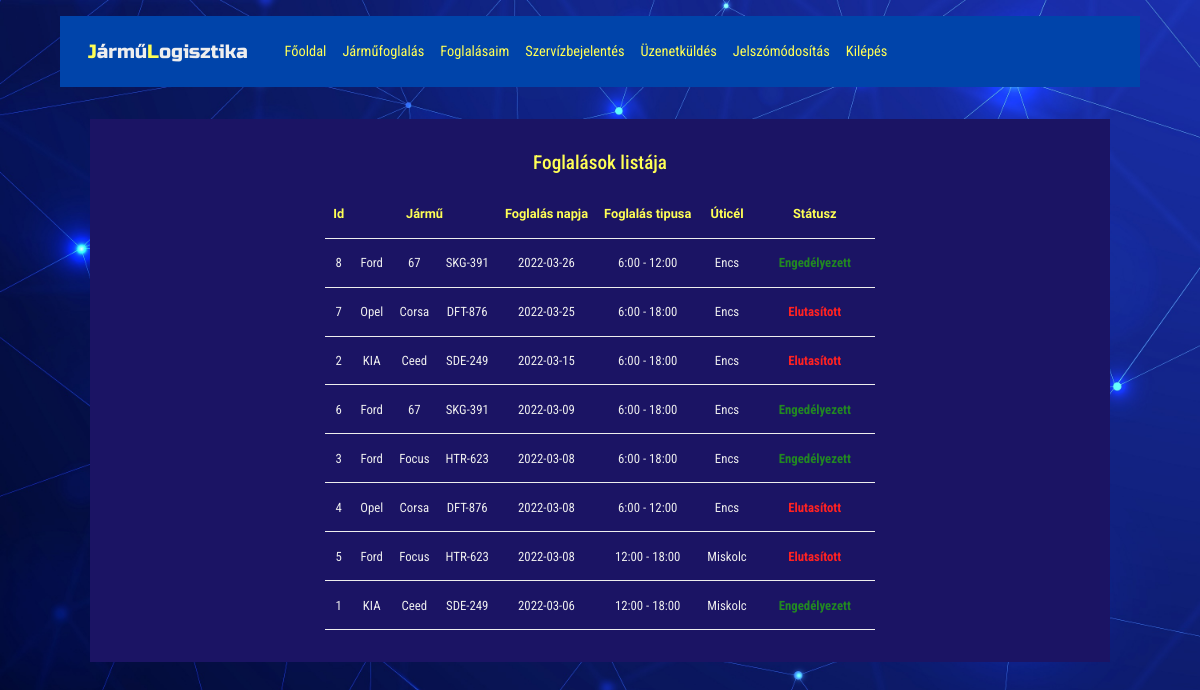
Page /res_list.php (signed in) on the committed database.
### tables this page shows
CREATE TABLE `reservation` (
  `resID` int(10) NOT NULL,
  `userID` int(10) NOT NULL,
  `carID` int(10) NOT NULL,
  `res_day` date NOT NULL,
  `res_typeID` char(1) NOT NULL,
  `travel_dest` varchar(30) NOT NULL,
  `res_status` char(1) NOT NULL
);

CREATE TABLE `cars` (
  `carID` int(10) NOT NULL,
  `brand` varchar(30) NOT NULL,
  `type` varchar(30) NOT NULL,
  `lpn` varchar(10) NOT NULL,
  `license` char(1) NOT NULL,
  `freecar` tinyint(1) NOT NULL,
  `activeCar` tinyint(1) NOT NULL
);

CREATE TABLE `restype` (
  `restypeID` int(10) NOT NULL,
  `restypename` varchar(30) NOT NULL
);

### res_list.php (the view, shortened to what this page needs)
<?php
require './views/header.phtml';
require './views/menu.phtml';
require './connection.php';
$statement_r = $conn->prepare(
    "SELECT * FROM reservation
    INNER JOIN users ON users.userID = reservation.userID
    INNER JOIN cars ON cars.carID = reservation.carID
    INNER JOIN restype ON restype.restypeID = reservation.res_typeID
    WHERE reservation.userID = ?
    ORDER BY res_day DESC"
);
$statement_r->execute([$_SESSION['id']]);
$reservs = $statement_r->fetchAll(PDO::FETCH_ASSOC);
?>
<div class="workContainer">
    <h2>Foglalások listája</h2>
    <table>
        <thead>
            <tr>
                <th>Id</th>
                <th colspan="3">Jármű</th>
                <th>Foglalás napja</th>
                <th>Foglalás tipusa</th>
                <th>Úticél</th>
                <th>Státusz</th>
            </tr>
        </thead>
        <?php foreach ($reservs as $res) : ?>
            <tr>
                <td style="text-align: center;"><?php echo $res["resID"]; ?></td>
                <td style="text-align: center;"><?php echo $res["brand"]; ?></td>
                <td style="text-align: center;"><?php echo $res["type"]; ?></td>
                <td style="text-align: center;"><?php echo $res["lpn"]; ?></td>
                <td style="text-align: center;"><?php echo $res["res_day"]; ?></td>
                <td style="text-align: center;"><?php echo $res["restypename"]; ?></td>
                <td style="text-align: center;"><?php echo $res["travel_dest"]; ?></td>
                <td style="text-align: center;"><?php
                                                switch ($res["res_status"]) {
                                                    case "1":
                                                        echo '<p class="tableMessageOK">Engedélyezett</p>';
                                                        break;
                                                    case "2":
                                                        echo '<p class="tableMessageNO">Elutasított</p>';
                                                        break;
                                                }
                                                ?></td>
            </tr>
        <?php endforeach ?>
    </table>
</div>
<?php require './views/footer.phtml'; ?>

### public/style.css (style rules this page uses)
:root { --bg-color: #1b1464; --bg-color2: #2818d3; --bg-menu-color: #04a; --bg-error-color: #f22; --bg-ok-color: #282; --bg-font-color: #dedede; --bg-input-color: #ff9; --bg-btn-color: #07c; --link-color: #ccc; --hover-link-color: #fff; --hover-btn-color: #04a; --char-color: #eee; --char-color2: #ff5; --char-dark-color: #222; }
* { margin: 0; padding: 0; box-sizing: border-box; text-decoration: none; list-style: none; transition: all .2s linear; }
body { background-image: url("/public/bckg.jpg"); background-size: cover; }
h2 { color: var(--char-color2); text-align: center; margin: 1rem; font-size: 1.2rem; font-family: 'Roboto Condensed', sans-serif; }
.workContainer { width: 85%; padding: 1rem; margin: 2rem auto 1rem auto; background-color: var(--bg-color); }
table { margin: 1rem auto; }
th { padding: 0.5rem; font-family: 'Signika', sans-serif; color: var(--char-color2); text-align: center; }
tr { padding: 0.5rem 1rem; border-bottom: 1px solid var(--char-color); font-family: 'Roboto Condensed', sans-serif; color: var(--char-color); height: 3rem; }
td { padding: 0.5rem 0.5rem; }
.tableMessageOK { display: block; width: 6.5rem; text-align: center; text-decoration: none; padding: 0.4rem 0.6rem; background-color: transparent; color: var(--bg-ok-color); margin: 0; font-weight: bold; }
.tableMessageNO { display: block; width: 6.5rem; text-align: center; text-decoration: none; padding: 0.4rem 0.6rem; background-color: transparent; color: var(--bg-error-color); margin: 0; font-weight: bold; }
@media screen and (max-width: 1200px) { body { font-size: 80%; } }

### rows in the picture
reservation: resID "8", carID.brand "Ford", carID.type "67", carID.lpn "SKG-391", res_day "2022-03-26", restype.restypename "6:00 - 12:00", travel_dest "Encs", res_status "Engedélyezett"
reservation: resID "7", carID.brand "Opel", carID.type "Corsa", carID.lpn "DFT-876", res_day "2022-03-25", restype.restypename "6:00 - 18:00", travel_dest "Encs", res_status "Elutasított"
reservation: resID "2", carID.brand "KIA", carID.type "Ceed", carID.lpn "SDE-249", res_day "2022-03-15", restype.restypename "6:00 - 18:00", travel_dest "Encs", res_status "Elutasított"
reservation: resID "6", carID.brand "Ford", carID.type "67", carID.lpn "SKG-391", res_day "2022-03-09", restype.restypename "6:00 - 18:00", travel_dest "Encs", res_status "Engedélyezett"
reservation: resID "3", carID.brand "Ford", carID.type "Focus", carID.lpn "HTR-623", res_day "2022-03-08", restype.restypename "6:00 - 18:00", travel_dest "Encs", res_status "Engedélyezett"
reservation: resID "4", carID.brand "Opel", carID.type "Corsa", carID.lpn "DFT-876", res_day "2022-03-08", restype.restypename "6:00 - 12:00", travel_dest "Encs", res_status "Elutasított"
reservation: resID "5", carID.brand "Ford", carID.type "Focus", carID.lpn "HTR-623", res_day "2022-03-08", restype.restypename "12:00 - 18:00", travel_dest "Miskolc", res_status "Elutasított"
reservation: resID "1", carID.brand "KIA", carID.type "Ceed", carID.lpn "SDE-249", res_day "2022-03-06", restype.restypename "12:00 - 18:00", travel_dest "Miskolc", res_status "Engedélyezett"
